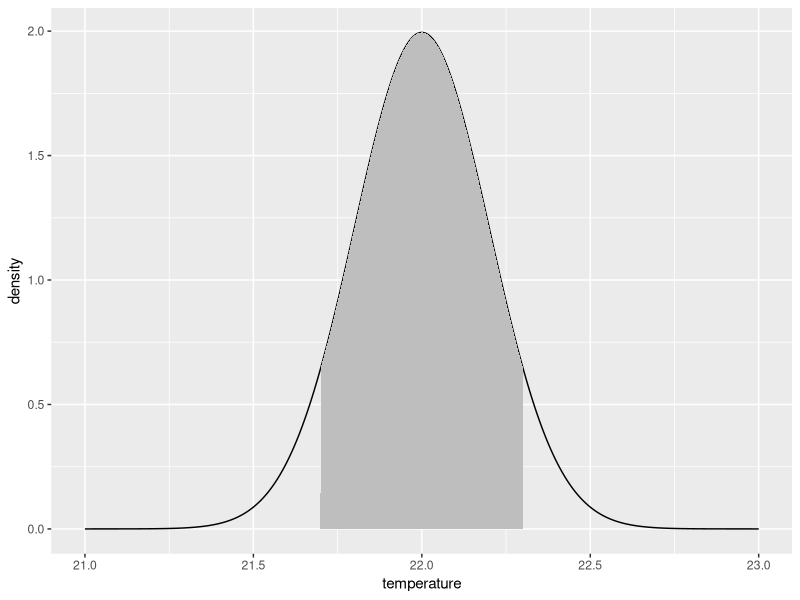
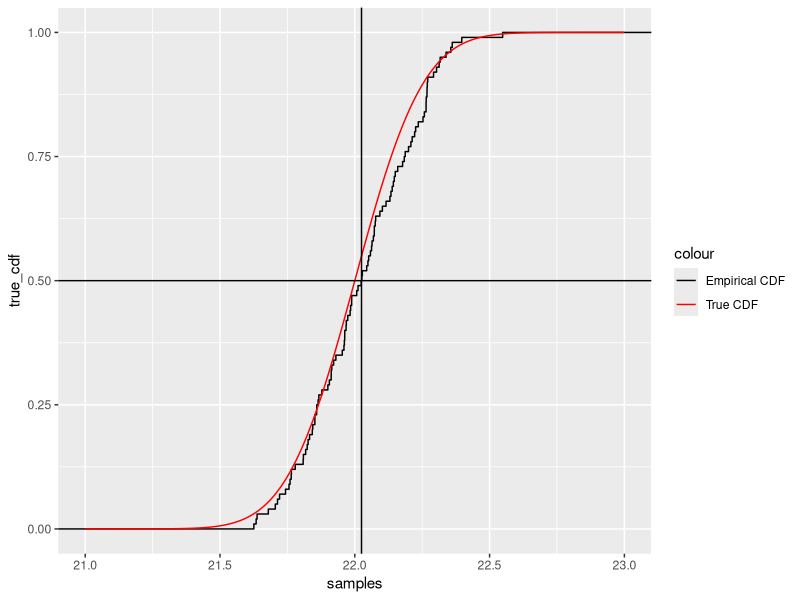
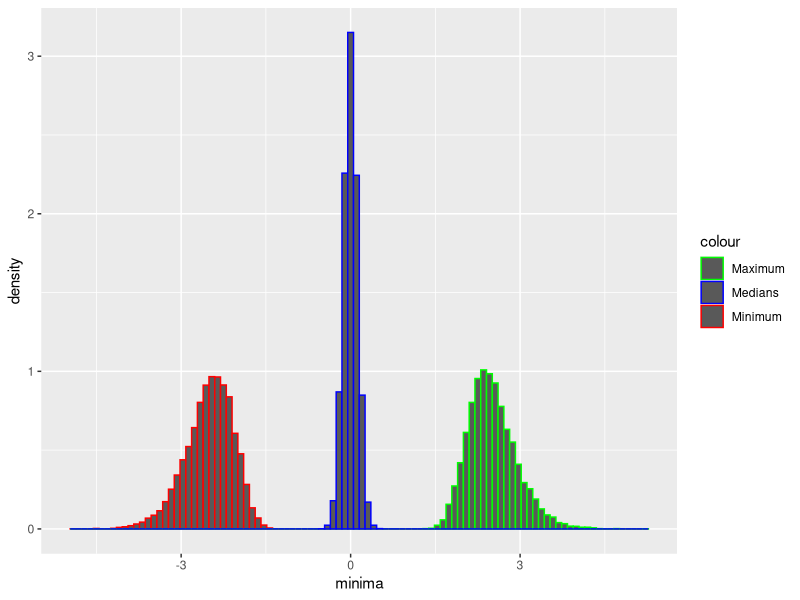

Recreate these plots in R, in order.
## ---- chunk 1
library(tidyverse)
## ---- chunk 2
temperature <- seq(21, 23, .001)
density <- dnorm(temperature, 22, .2)
p <- pnorm(22.3, 22, .2) - pnorm(21.7, 22, .2)
ggplot() +
    geom_line(aes(x = temperature, y = density)) +
    geom_ribbon(aes(x = temperature, ymin = 0, ymax = if_else(temperature >= 21.7 & temperature <= 22.3, density, 0)), fill = "gray")
## ---- chunk 3
samples <- rnorm(100, 22, .2)
true_cdf <- pnorm(temperature, 22, .2)
ggplot() +
    stat_ecdf(aes(x = samples, color = "Empirical CDF")) +
    geom_line(aes(x = temperature, y = true_cdf, color = "True CDF")) +
    scale_color_manual(values = c("Empirical CDF" = "black", "True CDF" = "red")) +
    geom_hline(yintercept = .5) +
    geom_vline(xintercept = median(samples))
## ---- chunk 4
minima <- replicate(10000, min(rnorm(100, 0, 1)))
maxima <- replicate(10000, max(rnorm(100, 0, 1)))
medians <- replicate(10000, median(rnorm(100, 0, 1)))
ggplot() +
    geom_histogram(aes(x = minima, y = after_stat(density), color = "Minimum"), bins = 100) +
    geom_histogram(aes(x = maxima, y = after_stat(density), color = "Maximum"), bins = 100) +
    geom_histogram(aes(x = medians, y = after_stat(density), color = "Medians"), bins = 100) +
    scale_color_manual(values = c("Minimum" = "red", "Maximum" = "green", "Medians" = "blue"))
